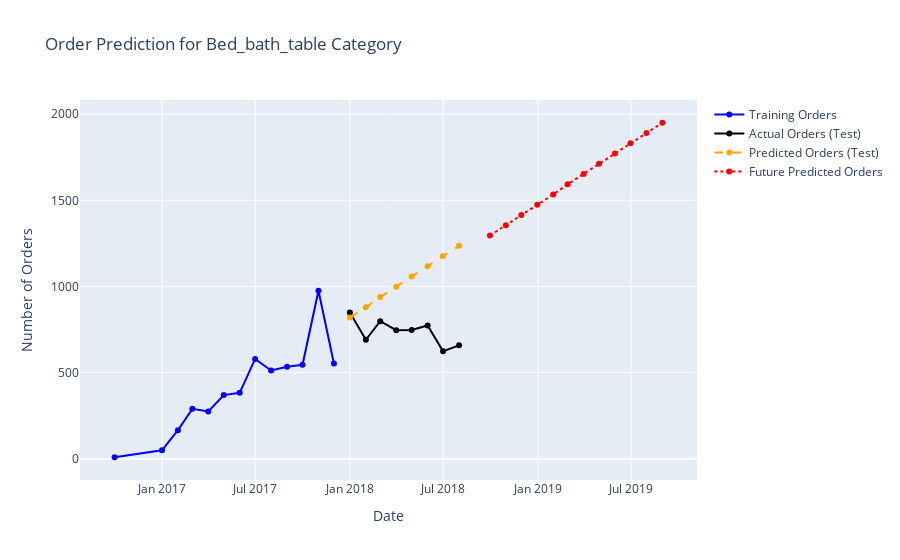
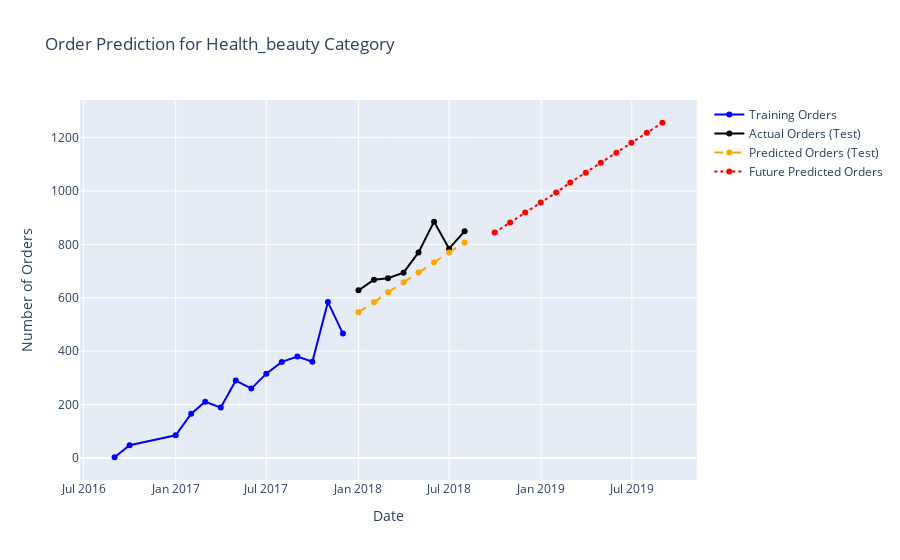
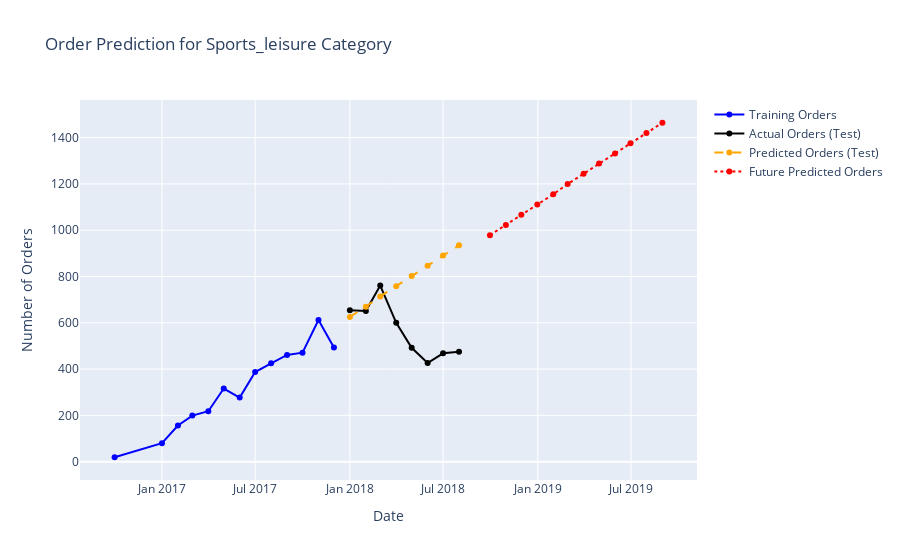
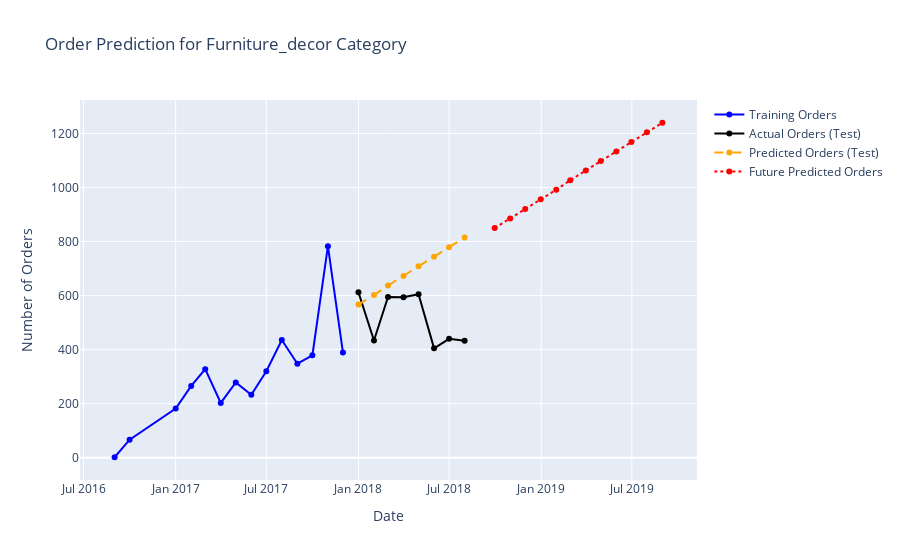

Write notebook code for charts like these, in order.
### Code cell
import pandas as pd
import plotly.graph_objs as go
from sklearn.linear_model import LinearRegression
from sklearn.metrics import mean_absolute_error, mean_squared_error, r2_score
import numpy as np

# Load the cleaned dataset
full_data = pd.read_csv('cleaned_full_data.csv')

# Step 1: Calculate order frequency for each product category
order_frequency_by_category = (
    full_data.groupby('product_category_name_english')['order_id']
    .count()
    .reset_index()
)

# Step 2: Identify the top 5 categories by order frequency
top_categories = order_frequency_by_category.nlargest(5, 'order_id')['product_category_name_english'].tolist()

# Prepare a summary dictionary for the results
results_summary = {}
predicted_sales_summary = {}

# Number of future months to predict
future_months = 12  # For example, predicting for the next 12 months

# Step 3: Time Series Analysis for Each Top Category
for category_name in top_categories:
    # Filter data for the specific category
    category_data = full_data[full_data['product_category_name_english'] == category_name]

    # Group by year and month, counting the frequency
    category_monthly_sales = category_data.groupby(['order_year', 'order_month'])['order_id'].count().reset_index()

    # Create a new Date column for easy time-based indexing
    category_monthly_sales['date'] = pd.to_datetime(
        category_monthly_sales['order_year'].astype(str) + '-' + 
        category_monthly_sales['order_month'].astype(str).str.zfill(2) + '-01'
    )

    # Sort values by date
    category_monthly_sales = category_monthly_sales.sort_values(by='date').reset_index(drop=True)

    # Split data: 2016-2017 for training, 2018 for testing
    train_data = category_monthly_sales[category_monthly_sales['date'] < '2018-01-01'].copy()
    test_data = category_monthly_sales[category_monthly_sales['date'] >= '2018-01-01'].copy()

    # Set up features and target variable
    train_data.loc[:, 'time_index'] = range(len(train_data))
    test_data.loc[:, 'time_index'] = range(len(train_data), len(train_data) + len(test_data))
    X_train = train_data[['time_index']]
    y_train = train_data['order_id']  # Change from 'price' to 'order_id'
    
    # Create and train the model
    model = LinearRegression()
    model.fit(X_train, y_train)

    # Make predictions for the test set
    y_pred_test = model.predict(test_data[['time_index']])

    # Calculate evaluation metrics
    mae = mean_absolute_error(test_data['order_id'], y_pred_test)
    mse = mean_squared_error(test_data['order_id'], y_pred_test)
    rmse = np.sqrt(mse)
    r2 = r2_score(test_data['order_id'], y_pred_test)

    # Store the results in the summary dictionary
    results_summary[category_name] = {
        'MAE': mae,
        'MSE': mse,
        'RMSE': rmse,
        'R² Score': r2
    }

    # Summarize predicted order frequency for future analysis
    predicted_sales_summary[category_name] = {
        'Predicted Orders': y_pred_test.sum()  # Sum of predicted orders for the testing period
    }

    # Future Predictions
    last_index = len(category_monthly_sales)  # Last index in the training data
    future_time_indices = pd.DataFrame(np.arange(last_index, last_index + future_months), columns=['time_index'])
    
    # Make future predictions
    future_predictions = model.predict(future_time_indices)

    # Prepare future dates for the predicted values
    last_date = category_monthly_sales['date'].max()
    future_dates = pd.date_range(start=last_date, periods=future_months + 1, freq='ME')[1:]

    # Plotting with Plotly
    fig = go.Figure()
    fig.add_trace(go.Scatter(x=train_data['date'], y=y_train, mode='lines+markers', name='Training Orders', line=dict(color='blue')))
    fig.add_trace(go.Scatter(x=test_data['date'], y=test_data['order_id'], mode='lines+markers', name='Actual Orders (Test)', line=dict(color='black')))
    fig.add_trace(go.Scatter(x=test_data['date'], y=y_pred_test, mode='lines+markers', name='Predicted Orders (Test)', line=dict(dash='dash', color='orange')))
    fig.add_trace(go.Scatter(x=future_dates, y=future_predictions, mode='lines+markers', name='Future Predicted Orders', line=dict(dash='dot', color='red')))
    fig.update_layout(title=f'Order Prediction for {category_name.capitalize()} Category', xaxis_title='Date', yaxis_title='Number of Orders', hovermode="x unified")
    fig.show()

# Convert results summary to DataFrame for better visualization
results_df = pd.DataFrame(results_summary).T
predicted_sales_df = pd.DataFrame(predicted_sales_summary).T

# Display the results summary
print("Evaluation Metrics:")
print(results_df)

# Identify and display the category with the highest predicted orders
highest_orders_category = predicted_sales_df['Predicted Orders'].idxmax()
highest_orders_value = predicted_sales_df['Predicted Orders'].max()

print(f"\nThe category with the highest predicted orders is: {highest_orders_category} "
      f"with predicted orders of {highest_orders_value:.2f}")

# Display future predictions for all top categories
for category in top_categories:
    print(f"Future predicted orders for {category} for the next {future_months} months: {future_predictions.sum():.2f}")

### Figure 1 — Plotly figure (JSON) as saved in the notebook; plotly's stock layout.template omitted (floating-point values rounded to 4 significant figures)
{"data": [{"line": {"color": "blue"}, "mode": "lines+markers", "name": "Training Orders", "type": "scatter", "x": ["2016-10-01T00:00:00", "2017-01-01T00:00:00", "2017-02-01T00:00:00", "2017-03-01T00:00:00", "2017-04-01T00:00:00", "2017-05-01T00:00:00", "2017-06-01T00:00:00", "2017-07-01T00:00:00", "2017-08-01T00:00:00", "2017-09-01T00:00:00", "2017-10-01T00:00:00", "2017-11-01T00:00:00", "2017-12-01T00:00:00"], "y": [8, 48, 165, 289, 274, 369, 382, 579, 512, 533, 545, 975, 552]}, {"line": {"color": "black"}, "mode": "lines+markers", "name": "Actual Orders (Test)", "type": "scatter", "x": ["2018-01-01T00:00:00", "2018-02-01T00:00:00", "2018-03-01T00:00:00", "2018-04-01T00:00:00", "2018-05-01T00:00:00", "2018-06-01T00:00:00", "2018-07-01T00:00:00", "2018-08-01T00:00:00"], "y": [848, 690, 798, 746, 747, 773, 624, 658]}, {"line": {"color": "orange", "dash": "dash"}, "mode": "lines+markers", "name": "Predicted Orders (Test)", "type": "scatter", "x": ["2018-01-01T00:00:00", "2018-02-01T00:00:00", "2018-03-01T00:00:00", "2018-04-01T00:00:00", "2018-05-01T00:00:00", "2018-06-01T00:00:00", "2018-07-01T00:00:00", "2018-08-01T00:00:00"], "y": [819.2, 878.7, 938.3, 997.8, 1057.0, 1117.0, 1176.0, 1236.0]}, {"line": {"color": "red", "dash": "dot"}, "mode": "lines+markers", "name": "Future Predicted Orders", "type": "scatter", "x": ["2018-09-30T00:00:00", "2018-10-31T00:00:00", "2018-11-30T00:00:00", "2018-12-31T00:00:00", "2019-01-31T00:00:00", "2019-02-28T00:00:00", "2019-03-31T00:00:00", "2019-04-30T00:00:00", "2019-05-31T00:00:00", "2019-06-30T00:00:00", "2019-07-31T00:00:00", "2019-08-31T00:00:00"], "y": [1296.0, 1355.0, 1415.0, 1474.0, 1534.0, 1593.0, 1653.0, 1712.0, 1772.0, 1831.0, 1891.0, 1951.0]}], "layout": {"autosize": true, "hovermode": "x unified", "title": {"text": "Order Prediction for Bed_bath_table Category"}, "xaxis": {"autorange": true, "range": ["2016-07-27 13:18:41.8174", "2019-11-04 10:41:18.1826"], "title": {"text": "Date"}, "type": "date"}, "yaxis": {"autorange": true, "range": [-152.3, 2111.0], "title": {"text": "Number of Orders"}, "type": "linear"}}}

### Figure 2 — Plotly figure (JSON) as saved in the notebook; plotly's stock layout.template omitted (floating-point values rounded to 4 significant figures)
{"data": [{"line": {"color": "blue"}, "mode": "lines+markers", "name": "Training Orders", "type": "scatter", "x": ["2016-09-01T00:00:00", "2016-10-01T00:00:00", "2017-01-01T00:00:00", "2017-02-01T00:00:00", "2017-03-01T00:00:00", "2017-04-01T00:00:00", "2017-05-01T00:00:00", "2017-06-01T00:00:00", "2017-07-01T00:00:00", "2017-08-01T00:00:00", "2017-09-01T00:00:00", "2017-10-01T00:00:00", "2017-11-01T00:00:00", "2017-12-01T00:00:00"], "y": [3, 48, 85, 166, 211, 189, 290, 260, 316, 360, 380, 361, 584, 466]}, {"line": {"color": "black"}, "mode": "lines+markers", "name": "Actual Orders (Test)", "type": "scatter", "x": ["2018-01-01T00:00:00", "2018-02-01T00:00:00", "2018-03-01T00:00:00", "2018-04-01T00:00:00", "2018-05-01T00:00:00", "2018-06-01T00:00:00", "2018-07-01T00:00:00", "2018-08-01T00:00:00"], "y": [628, 668, 673, 694, 770, 885, 784, 849]}, {"line": {"color": "orange", "dash": "dash"}, "mode": "lines+markers", "name": "Predicted Orders (Test)", "type": "scatter", "x": ["2018-01-01T00:00:00", "2018-02-01T00:00:00", "2018-03-01T00:00:00", "2018-04-01T00:00:00", "2018-05-01T00:00:00", "2018-06-01T00:00:00", "2018-07-01T00:00:00", "2018-08-01T00:00:00"], "y": [545.7, 583.1, 620.4, 657.8, 695.1, 732.5, 769.8, 807.2]}, {"line": {"color": "red", "dash": "dot"}, "mode": "lines+markers", "name": "Future Predicted Orders", "type": "scatter", "x": ["2018-09-30T00:00:00", "2018-10-31T00:00:00", "2018-11-30T00:00:00", "2018-12-31T00:00:00", "2019-01-31T00:00:00", "2019-02-28T00:00:00", "2019-03-31T00:00:00", "2019-04-30T00:00:00", "2019-05-31T00:00:00", "2019-06-30T00:00:00", "2019-07-31T00:00:00", "2019-08-31T00:00:00"], "y": [844.5, 881.9, 919.2, 956.6, 993.9, 1031.0, 1069.0, 1106.0, 1143.0, 1181.0, 1218.0, 1255.0]}], "layout": {"autosize": true, "hovermode": "x unified", "title": {"text": "Order Prediction for Health_beauty Category"}, "xaxis": {"autorange": true, "range": ["2016-06-25 17:01:31.0416", "2019-11-06 06:58:28.9584"], "title": {"text": "Date"}, "type": "date"}, "yaxis": {"autorange": true, "range": [-100.3, 1359.0], "title": {"text": "Number of Orders"}, "type": "linear"}}}

### Figure 3 — Plotly figure (JSON) as saved in the notebook; plotly's stock layout.template omitted (floating-point values rounded to 4 significant figures)
{"data": [{"line": {"color": "blue"}, "mode": "lines+markers", "name": "Training Orders", "type": "scatter", "x": ["2016-10-01T00:00:00", "2017-01-01T00:00:00", "2017-02-01T00:00:00", "2017-03-01T00:00:00", "2017-04-01T00:00:00", "2017-05-01T00:00:00", "2017-06-01T00:00:00", "2017-07-01T00:00:00", "2017-08-01T00:00:00", "2017-09-01T00:00:00", "2017-10-01T00:00:00", "2017-11-01T00:00:00", "2017-12-01T00:00:00"], "y": [19, 80, 156, 199, 218, 316, 277, 387, 425, 461, 471, 612, 493]}, {"line": {"color": "black"}, "mode": "lines+markers", "name": "Actual Orders (Test)", "type": "scatter", "x": ["2018-01-01T00:00:00", "2018-02-01T00:00:00", "2018-03-01T00:00:00", "2018-04-01T00:00:00", "2018-05-01T00:00:00", "2018-06-01T00:00:00", "2018-07-01T00:00:00", "2018-08-01T00:00:00"], "y": [654, 651, 761, 600, 492, 426, 468, 475]}, {"line": {"color": "orange", "dash": "dash"}, "mode": "lines+markers", "name": "Predicted Orders (Test)", "type": "scatter", "x": ["2018-01-01T00:00:00", "2018-02-01T00:00:00", "2018-03-01T00:00:00", "2018-04-01T00:00:00", "2018-05-01T00:00:00", "2018-06-01T00:00:00", "2018-07-01T00:00:00", "2018-08-01T00:00:00"], "y": [625.5, 669.6, 713.8, 757.9, 802.1, 846.2, 890.4, 934.5]}, {"line": {"color": "red", "dash": "dot"}, "mode": "lines+markers", "name": "Future Predicted Orders", "type": "scatter", "x": ["2018-09-30T00:00:00", "2018-10-31T00:00:00", "2018-11-30T00:00:00", "2018-12-31T00:00:00", "2019-01-31T00:00:00", "2019-02-28T00:00:00", "2019-03-31T00:00:00", "2019-04-30T00:00:00", "2019-05-31T00:00:00", "2019-06-30T00:00:00", "2019-07-31T00:00:00", "2019-08-31T00:00:00"], "y": [978.7, 1023.0, 1067.0, 1111.0, 1155.0, 1199.0, 1244.0, 1288.0, 1332.0, 1376.0, 1420.0, 1464.0]}], "layout": {"autosize": true, "hovermode": "x unified", "title": {"text": "Order Prediction for Sports_leisure Category"}, "xaxis": {"autorange": true, "range": ["2016-07-27 13:18:41.8174", "2019-11-04 10:41:18.1826"], "title": {"text": "Date"}, "type": "date"}, "yaxis": {"autorange": true, "range": [-100.3, 1584.0], "title": {"text": "Number of Orders"}, "type": "linear"}}}

### Figure 4 — Plotly figure (JSON) as saved in the notebook; plotly's stock layout.template omitted (floating-point values rounded to 4 significant figures)
{"data": [{"line": {"color": "blue"}, "mode": "lines+markers", "name": "Training Orders", "type": "scatter", "x": ["2016-09-01T00:00:00", "2016-10-01T00:00:00", "2017-01-01T00:00:00", "2017-02-01T00:00:00", "2017-03-01T00:00:00", "2017-04-01T00:00:00", "2017-05-01T00:00:00", "2017-06-01T00:00:00", "2017-07-01T00:00:00", "2017-08-01T00:00:00", "2017-09-01T00:00:00", "2017-10-01T00:00:00", "2017-11-01T00:00:00", "2017-12-01T00:00:00"], "y": [2, 67, 182, 266, 328, 203, 279, 233, 320, 436, 348, 379, 783, 390]}, {"line": {"color": "black"}, "mode": "lines+markers", "name": "Actual Orders (Test)", "type": "scatter", "x": ["2018-01-01T00:00:00", "2018-02-01T00:00:00", "2018-03-01T00:00:00", "2018-04-01T00:00:00", "2018-05-01T00:00:00", "2018-06-01T00:00:00", "2018-07-01T00:00:00", "2018-08-01T00:00:00"], "y": [612, 434, 595, 594, 605, 405, 440, 433]}, {"line": {"color": "orange", "dash": "dash"}, "mode": "lines+markers", "name": "Predicted Orders (Test)", "type": "scatter", "x": ["2018-01-01T00:00:00", "2018-02-01T00:00:00", "2018-03-01T00:00:00", "2018-04-01T00:00:00", "2018-05-01T00:00:00", "2018-06-01T00:00:00", "2018-07-01T00:00:00", "2018-08-01T00:00:00"], "y": [566.7, 602.1, 637.5, 673.0, 708.4, 743.8, 779.2, 814.6]}, {"line": {"color": "red", "dash": "dot"}, "mode": "lines+markers", "name": "Future Predicted Orders", "type": "scatter", "x": ["2018-09-30T00:00:00", "2018-10-31T00:00:00", "2018-11-30T00:00:00", "2018-12-31T00:00:00", "2019-01-31T00:00:00", "2019-02-28T00:00:00", "2019-03-31T00:00:00", "2019-04-30T00:00:00", "2019-05-31T00:00:00", "2019-06-30T00:00:00", "2019-07-31T00:00:00", "2019-08-31T00:00:00"], "y": [850.0, 885.4, 920.8, 956.2, 991.7, 1027.0, 1062.0, 1098.0, 1133.0, 1169.0, 1204.0, 1240.0]}], "layout": {"autosize": true, "hovermode": "x unified", "title": {"text": "Order Prediction for Furniture_decor Category"}, "xaxis": {"autorange": true, "range": ["2016-06-25 17:01:31.0416", "2019-11-06 06:58:28.9584"], "title": {"text": "Date"}, "type": "date"}, "yaxis": {"autorange": true, "range": [-100.1, 1342.0], "title": {"text": "Number of Orders"}, "type": "linear"}}}
